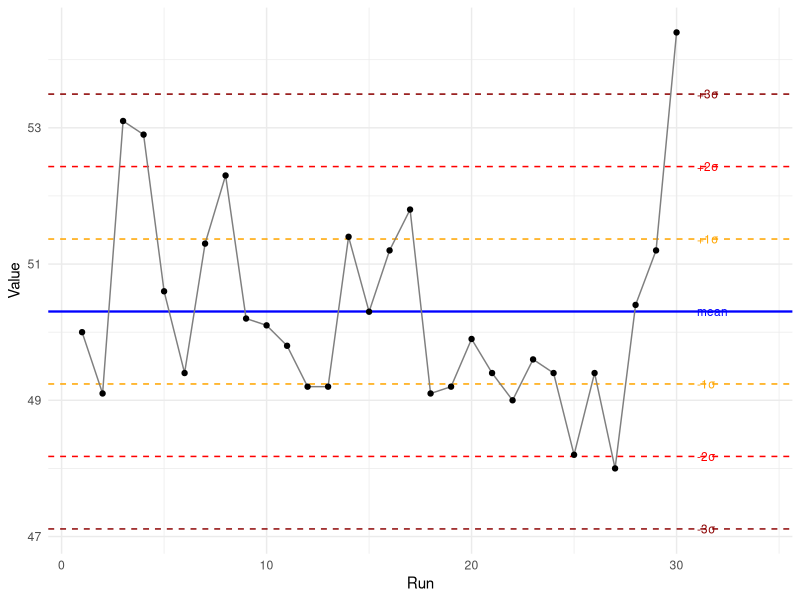
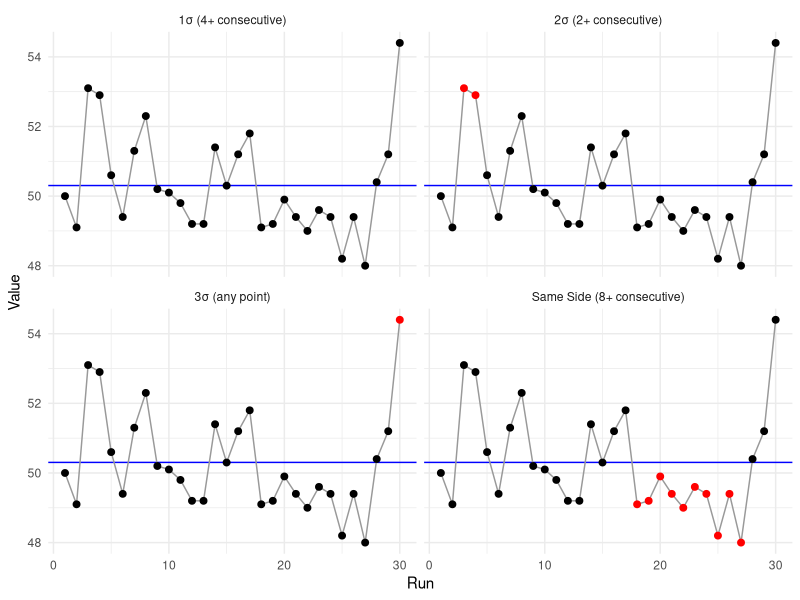
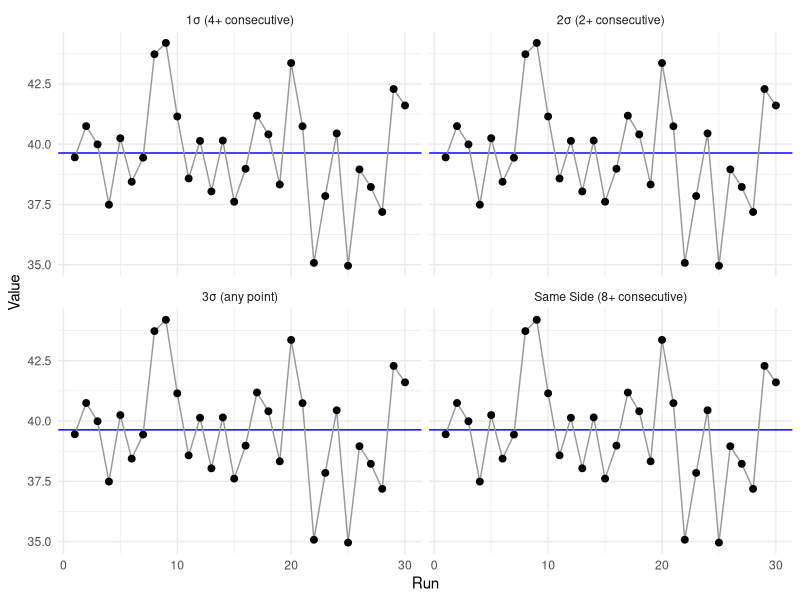
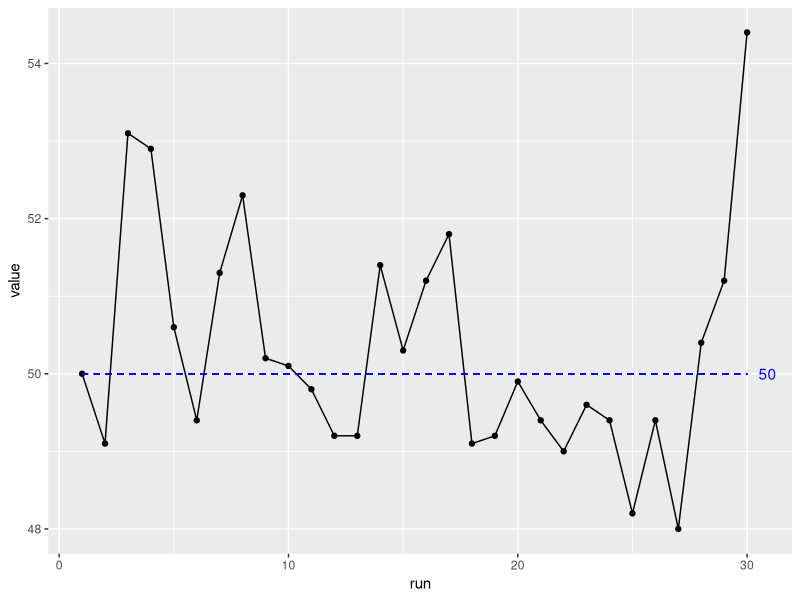

Recreate these plots in R, in order.
## ---- chunk 1
library(tidyverse)
## ---- chunk 2
run <- c(1:30)
value <- c(50.0, 49.1, 53.1, 52.9, 50.6, 49.4, 51.3, 52.3, 50.2, 50.1, 49.8, 49.2,  49.2, 51.4, 50.3, 51.2, 51.8, 49.1, 49.2, 49.9, 49.4, 49.0, 49.6, 49.4, 48.2, 49.4, 48.0, 50.4, 51.2, 54.4)
df <- tibble(run = run, value = value)
## ---- chunk 3
# Compute control limits
mean_val <- mean(df$value)
sigma    <- mean(abs(diff(df$value))) / 1.128  # XmR sigma estimate

df |>
  ggplot(aes(x = run, y = value)) +
  geom_hline(yintercept = mean_val,                        colour = "blue",    linewidth = 0.8) +
  geom_hline(yintercept = mean_val + c(-1, 1) * sigma,     colour = "orange",  linetype = "dashed") +
  geom_hline(yintercept = mean_val + c(-2, 2) * sigma,     colour = "red",     linetype = "dashed") +
  geom_hline(yintercept = mean_val + c(-3, 3) * sigma,     colour = "darkred", linetype = "dashed") +
  geom_line(colour = "grey50") +
  geom_point() +
  annotate("text",
           x      = 31,
           y      = mean_val + c(-3, -2, -1, 0, 1, 2, 3) * sigma,
           label  = c("-3σ", "-2σ", "-1σ", "mean", "+1σ", "+2σ", "+3σ"),
           hjust  = 0, size = 3,
           colour = c("darkred", "red", "orange", "blue", "orange", "red", "darkred")) +
  scale_x_continuous(limits = c(1, 34)) +
  labs(x = "Run", y = "Value") +
  theme_minimal()
## ---- chunk 4
# flag_run(): marks positions that belong to a run of n or more consecutive TRUEs
flag_run <- function(condition, n) {
  r <- rle(condition)
  rep(r$lengths >= n & r$values, r$lengths)
}

df |>
  mutate(
    v_same_side = flag_run(value > mean_val, 8) | flag_run(value < mean_val, 8),
    v_1sigma    = flag_run(value > mean_val + sigma,     4) | flag_run(value < mean_val - sigma,     4),
    v_2sigma    = flag_run(value > mean_val + 2 * sigma, 2) | flag_run(value < mean_val - 2 * sigma, 2),
    v_3sigma    = abs(value - mean_val) > 3 * sigma
  ) |>
  select(run, value, v_same_side, v_1sigma, v_2sigma, v_3sigma) |>
  pivot_longer(cols      = starts_with("v_"),
               names_to  = "rule",
               values_to = "violated") |>
  mutate(rule = case_when(
    rule == "v_same_side" ~ "Same Side (8+ consecutive)",
    rule == "v_1sigma"    ~ "1σ (4+ consecutive)",
    rule == "v_2sigma"    ~ "2σ (2+ consecutive)",
    rule == "v_3sigma"    ~ "3σ (any point)"
  )) |>
  ggplot(aes(x = run, y = value)) +
  geom_hline(yintercept = mean_val, colour = "blue", linewidth = 0.5) +
  geom_line(colour = "grey60") +
  geom_point(aes(colour = violated), size = 2) +
  scale_colour_manual(values = c("FALSE" = "black", "TRUE" = "red")) +
  facet_wrap(~ rule) +
  labs(x = "Run", y = "Value") +
  theme_minimal() +
  theme(legend.position = "none")
## ---- chunk 5
# Generate random data — remove set.seed() to get fresh data on every run
set.seed(NULL)

random_df <- tibble(
  run   = 1:30,
  value = rnorm(30, mean = 40, sd = 2)
)

rand_mean  <- mean(random_df$value)
rand_sigma <- mean(abs(diff(random_df$value))) / 1.128

random_df |>
  mutate(
    v_same_side = flag_run(value > rand_mean, 8) | flag_run(value < rand_mean, 8),
    v_1sigma    = flag_run(value > rand_mean + rand_sigma,     4) | flag_run(value < rand_mean - rand_sigma,     4),
    v_2sigma    = flag_run(value > rand_mean + 2 * rand_sigma, 2) | flag_run(value < rand_mean - 2 * rand_sigma, 2),
    v_3sigma    = abs(value - rand_mean) > 3 * rand_sigma
  ) |>
  select(run, value, v_same_side, v_1sigma, v_2sigma, v_3sigma) |>
  pivot_longer(cols      = starts_with("v_"),
               names_to  = "rule",
               values_to = "violated") |>
  mutate(rule = case_when(
    rule == "v_same_side" ~ "Same Side (8+ consecutive)",
    rule == "v_1sigma"    ~ "1σ (4+ consecutive)",
    rule == "v_2sigma"    ~ "2σ (2+ consecutive)",
    rule == "v_3sigma"    ~ "3σ (any point)"
  )) |>
  ggplot(aes(x = run, y = value)) +
  geom_hline(yintercept = rand_mean, colour = "blue", linewidth = 0.5) +
  geom_line(colour = "grey60") +
  geom_point(aes(colour = violated), size = 2) +
  scale_colour_manual(values = c("FALSE" = "black", "TRUE" = "red")) +
  facet_wrap(~ rule) +
  labs(x = "Run", y = "Value") +
  theme_minimal() +
  theme(legend.position = "none")
## ---- chunk 6
#this is to get you started
df |> ggplot(aes(x= run, y=value))+ geom_line()+geom_point()+
  geom_segment(aes(x = 1, xend = 30, y = 50, yend = 50), # sets the start and end points
               color = "blue",                           # makes it blue
               linetype = "dashed",                     # dashed
               linewidth = 0.5) +                            # fine
  annotate("text", x = 30.5, y = 50, label = "50", hjust = 0, color = "blue") # adds the label "50"
